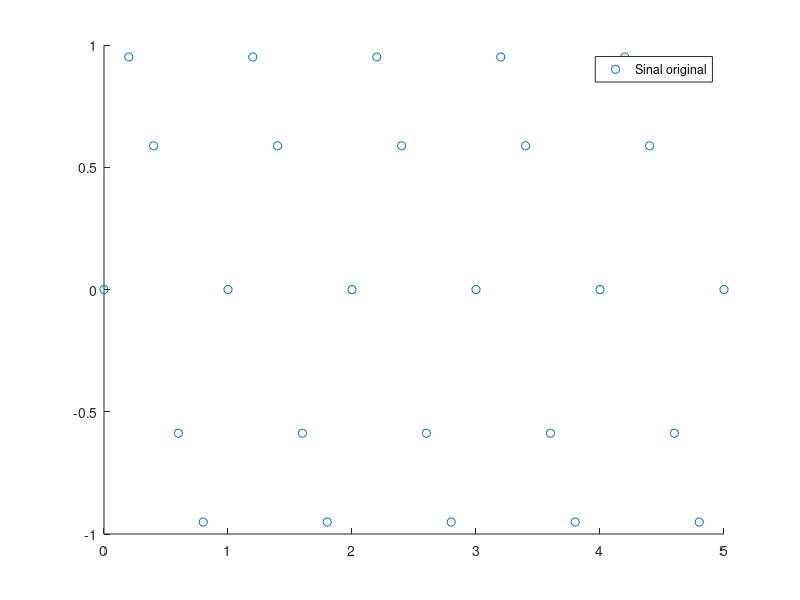

MATLAB code for this plot: (Note: this script raises an error after producing the figure.)
Ta = 0.2;      % sampling period

T = 5;

t = 0:Ta:T;

x = sin(2*pi*t);

hold on
figure(1);
plot(t, x, 'o');
legend("Sinal original");

[index,quantized] = quantiz(x)



plot(index, quantized, '--');
legend("Sinal reconst.");
title('Ex02_a');
xlabel('x');
ylabel('y');
axis([0 5 -1.25 1.25]);
grid on;
hold off;
